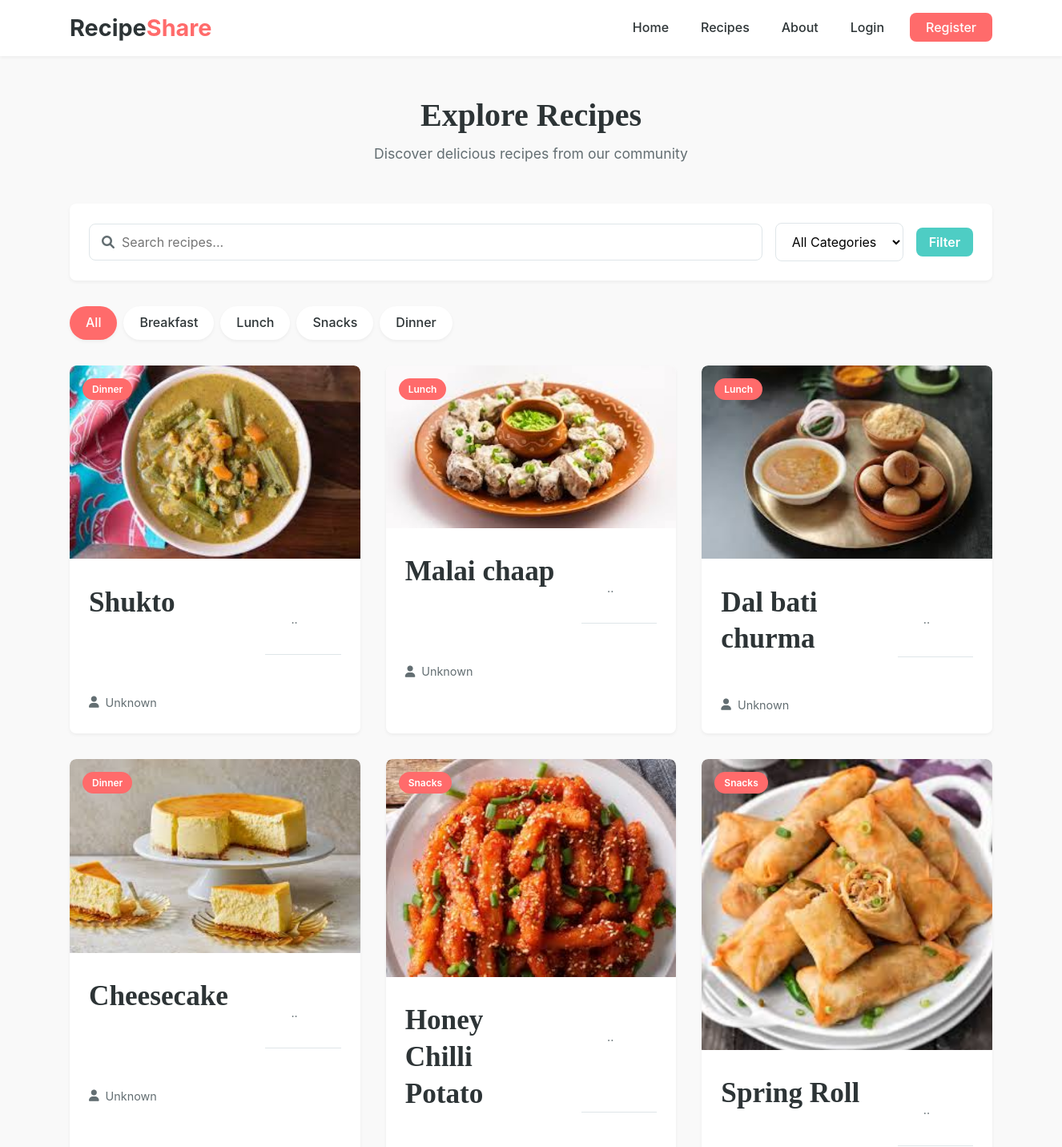
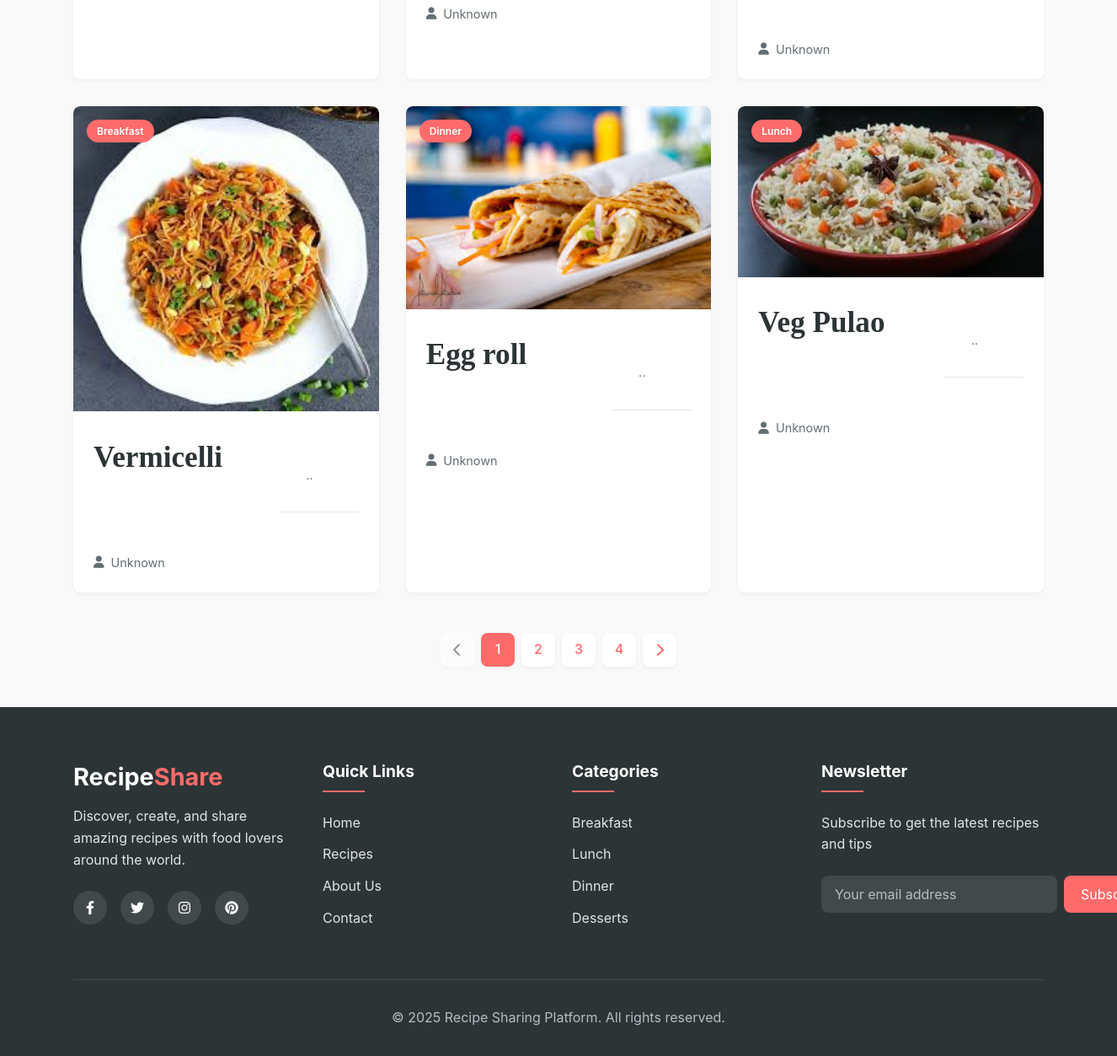
The app's page /recipes/ with its own data (2 pictures, top to bottom).
### home/models.py (models this page shows)
class Recipe(models.Model):
    CATEGORY_CHOICES = [
        ('breakfast', 'Breakfast'),
        ('lunch', 'Lunch'),
        ('snacks', 'Snacks'),
        ('dinner', 'Dinner'),
    ]
    user = models.ForeignKey(User, on_delete=models.CASCADE)
    name = models.CharField(max_length=200)
    description = models.TextField()
    image = models.ImageField(upload_to='recipe_images/')
    category = models.CharField(max_length=20, choices=CATEGORY_CHOICES)
    created_at = models.DateTimeField(auto_now_add=True)
    updated_at = models.DateTimeField(auto_now=True)

### home/views.py (the view)
# urls.py: path('recipes/', recipes_list, name='recipes'),
def recipes_list(request):
    search_query = request.GET.get('search', '')
    category_filter = request.GET.get('category', '')
    recipes = Recipe.objects.all().order_by('-created_at')
    if search_query:
        recipes = recipes.filter(name__icontains=search_query)
    if category_filter:
        recipes = recipes.filter(category=category_filter)
    paginator = Paginator(recipes, 9)
    page = request.GET.get('page')
    recipes = paginator.get_page(page)
    return render(request, 'recipes/recipes.html', {
        'recipes': recipes,
        'categories': Recipe.CATEGORY_CHOICES,
        'selected_category': category_filter
    })

### home/templates/recipes/recipes.html (shortened to what this page needs)
{% extends 'Base/base.html' %}
  {% block content %}
  <section class="recipes-section">
      <div class="container">
          <div class="page-header">
              <h1>Explore Recipes</h1>
              <p>Discover delicious recipes from our community</p>
          </div>
          <div class="filter-bar">
              <form method="GET" class="filter-form">
                  <div class="search-box">
                      <i class="fas fa-search"></i>
                      <input type="text" name="search" placeholder="Search recipes..." value="{{ request.GET.search }}">
                  </div>
                  <div class="filter-select">
                      <select name="category">
                          <option value="">All Categories</option>
                      </select>
                  </div>
                  <button type="submit" class="btn btn-filter">Filter</button>
              </form>
          </div>
          <div class="category-pills">
              <a href="{% url 'recipes' %}" class="category-pill {% if not selected_category %}active{% endif %}">All</a>
              {% for category in categories %}
              <a href="{% url 'recipes' %}?category={{ category.0 }}" class="category-pill {% if selected_category == category.0 %}active{% endif %}">
                  {{ category.1 }}
              </a>
              {% endfor %}
          </div>
          <div class="recipes-grid">
              {% for recipe in recipes %}
              <div class="recipe-card">
                  <div class="recipe-image">
                      <span class="recipe-category">{{ recipe.category|title }}</span>
                  </div>
                  <div class="recipe-content">
                      <h3 class="recipe-title">{{ recipe.name }}</h3>
                      <p class="recipe-description">{{ recipe.description|truncatewords:15 }}</p>
                      <div class="recipe-meta">
                          <div class="recipe-author">
                              <i class="fas fa-user"></i>
                              <span>{{ recipe.user_username|default:"Unknown" }}</span>
                          </div>
                      </div>
                  </div>
              </div>
              {% endfor %}
          </div>
          {% if recipes.has_other_pages %}
          <div class="pagination">
              {% if recipes.has_previous %}
              <a href="?page={{ recipes.previous_page_number }}{% if request.GET.search %}&search={{ request.GET.search }}{% endif %}{% if request.GET.category %}&category={{ request.GET.category }}{% endif %}" class="pagination-arrow">
                  <i class="fas fa-chevron-left"></i>
              </a>
              {% else %}
              <span class="pagination-arrow disabled">
                  <i class="fas fa-chevron-left"></i>
              </span>
              {% endif %}
              {% for num in recipes.paginator.page_range %}
                  {% if recipes.number == num %}
                  <span class="pagination-number active">{{ num }}</span>
                  {% else %}
                  <a href="?page={{ num }}{% if request.GET.search %}&search={{ request.GET.search }}{% endif %}{% if request.GET.category %}&category={{ request.GET.category }}{% endif %}" class="pagination-number">{{ num }}</a>
                  {% endif %}
              {% endfor %}
              {% if recipes.has_next %}
              <a href="?page={{ recipes.next_page_number }}{% if request.GET.search %}&search={{ request.GET.search }}{% endif %}{% if request.GET.category %}&category={{ request.GET.category }}{% endif %}" class="pagination-arrow">
                  <i class="fas fa-chevron-right"></i>
              </a>
              {% else %}
              <span class="pagination-arrow disabled">
                  <i class="fas fa-chevron-right"></i>
              </span>
              {% endif %}
          </div>
          {% endif %}
      </div>
  </section>
  {% endblock %}

### records on screen
Recipe: category "Dinner", name "Shukto", description "..", user_username "Unknown"
Recipe: category "Lunch", name "Malai chaap", description "..", user_username "Unknown"
Recipe: category "Lunch", name "Dal bati churma", description "..", user_username "Unknown"
Recipe: category "Dinner", name "Cheesecake", description "..", user_username "Unknown"
Recipe: category "Snacks", name "Honey Chilli Potato", description "..", user_username "Unknown"
Recipe: category "Snacks", name "Spring Roll", description "..", user_username "Unknown"
Recipe: category "Breakfast", name "Vermicelli", description "..", user_username "Unknown"
Recipe: category "Dinner", name "Egg roll", description "..", user_username "Unknown"
Recipe: category "Lunch", name "Veg Pulao", description "..", user_username "Unknown"

### other values on screen
{{ category.1 }} "Breakfast" "Lunch" "Snacks" "Dinner"
{{ num }} "1"
{{ num }} "2" "3" "4"
